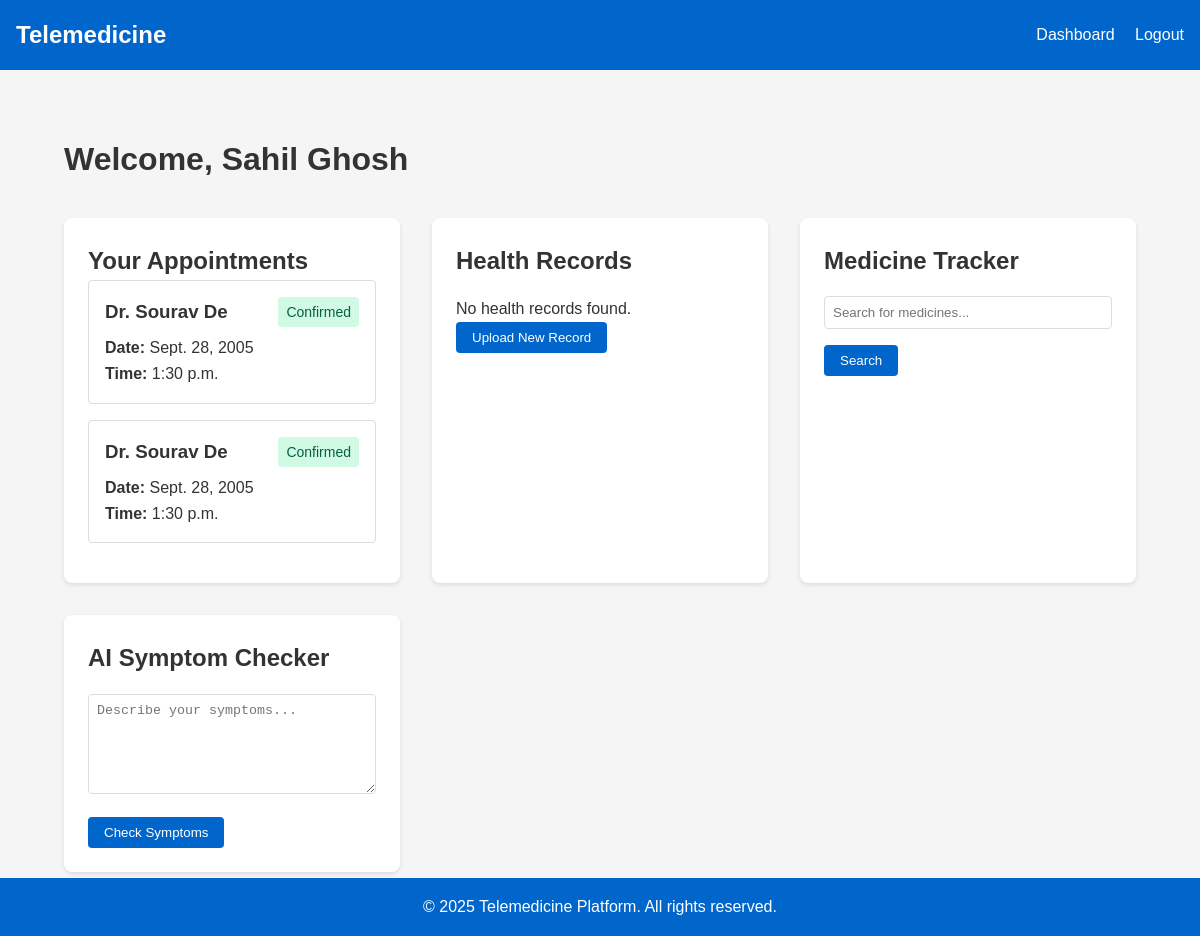
Screenshot of /patient/dashboard/ (signed in) with the database file from the repository.
### core/models.py (models this page shows)
class User(AbstractUser):
    is_doctor = models.BooleanField(default=False)
    is_patient = models.BooleanField(default=True)
    phone_number = models.CharField(max_length=15, blank=True)
    address = models.TextField(blank=True)

class Appointment(models.Model):
    STATUS_CHOICES = [
        ('pending', 'Pending'),
        ('confirmed', 'Confirmed'),
        ('cancelled', 'Cancelled'),
        ('completed', 'Completed'),
    ]
    doctor = models.ForeignKey(Doctor, on_delete=models.CASCADE)
    patient = models.ForeignKey(Patient, on_delete=models.CASCADE)
    date = models.DateField()
    time = models.TimeField()
    status = models.CharField(max_length=20, choices=STATUS_CHOICES, default='pending')
    symptoms = models.TextField(blank=True)
    diagnosis = models.TextField(blank=True)
    prescription = models.TextField(blank=True)
    meeting_link = models.URLField(blank=True)

class Doctor(models.Model):
    user = models.OneToOneField(User, on_delete=models.CASCADE)
    specialization = models.CharField(max_length=100)
    license_number = models.CharField(max_length=50, unique=True)
    experience_years = models.PositiveIntegerField(default=0)
    available_times = models.JSONField(default=dict)

### core/views.py (the view)
# urls.py: path("patient/dashboard/", views.patient_dashboard, name="patient_dashboard"),
@login_required
def patient_dashboard(request):
    if not request.user.is_patient:
        messages.error(request, 'Access denied')
        return redirect('home')
    patient = request.user.patient
    appointments = Appointment.objects.filter(patient=patient)
    context = {
        'appointments': appointments,
    }
    return render(request, 'patient_dashboard.html', context)

### core/templates/patient_dashboard.html (shortened to what this page needs)
{% extends 'base.html' %}
{% block content %}
<div class="dashboard-container">
    <h1>Welcome, {{ user.username }}</h1>
    <div class="dashboard-grid">
        <div class="dashboard-card">
            <h2>Your Appointments</h2>
            {% if appointments %}
                <div class="appointment-list">
                    {% for appointment in appointments %}
                        <div class="appointment-item">
                            <div class="appointment-header">
                                <h3>Dr. {{ appointment.doctor.user.get_full_name|default:appointment.doctor.user.username }}</h3>
                                <span class="status {{ appointment.status }}">{{ appointment.status|title }}</span>
                            </div>
                            <p><strong>Date:</strong> {{ appointment.date }}</p>
                            <p><strong>Time:</strong> {{ appointment.time }}</p>
                        </div>
                    {% endfor %}
                </div>
            {% else %}
                <p>No appointments scheduled.</p>
                <a href="{% url 'appointments' %}" class="btn">Book an Appointment</a>
            {% endif %}
        </div>
        <div class="dashboard-card">
            <h2>Health Records</h2>
            <div class="health-records">
                <div id="health-records-list">Loading...</div>
            </div>
            <button class="btn" onclick="uploadHealthRecord()">Upload New Record</button>
        </div>
        <div class="dashboard-card">
            <h2>Medicine Tracker</h2>
            <div class="medicine-search">
                <input type="text" id="medicine-search" placeholder="Search for medicines...">
                <button class="btn" onclick="searchMedicines()">Search</button>
            </div>
        </div>
        <div class="dashboard-card">
            <h2>AI Symptom Checker</h2>
            <div class="symptom-checker">
                <textarea id="symptoms" placeholder="Describe your symptoms..."></textarea>
                <button class="btn" onclick="checkSymptoms()">Check Symptoms</button>
            </div>
        </div>
    </div>
</div>
{% endblock %}

### core/static/css/style.css (style rules this page uses)
:root { --primary-color: #0066cc; --secondary-color: #004c99; --background-color: #f5f5f5; --text-color: #333333; }
* { margin: 0; padding: 0; box-sizing: border-box; }
body { font-family: Arial, sans-serif; line-height: 1.6; background-color: var(--background-color); color: var(--text-color); }
.btn { display: inline-block; padding: 0.5rem 1rem; background-color: var(--primary-color); color: white; border: none; border-radius: 4px; cursor: pointer; text-decoration: none; }

### core/templates/patient_dashboard.html (style rules this page uses)
.dashboard-container { padding: 2rem; }
.dashboard-grid { display: grid; grid-template-columns: repeat(auto-fit, minmax(300px, 1fr)); gap: 2rem; margin-top: 2rem; }
.dashboard-card { background: white; border-radius: 8px; padding: 1.5rem; box-shadow: 0 2px 4px rgba(0,0,0,0.1); }
.appointment-item { border: 1px solid #ddd; border-radius: 4px; padding: 1rem; margin-bottom: 1rem; }
.appointment-header { display: flex; justify-content: space-between; align-items: center; margin-bottom: 0.5rem; }
.status { padding: 0.25rem 0.5rem; border-radius: 4px; font-size: 0.875rem; }
.status.confirmed { background-color: #d1fae5; color: #065f46; }
.health-records, .medicine-search, .symptom-checker { margin-top: 1rem; }
textarea#symptoms { width: 100%; min-height: 100px; margin-bottom: 1rem; padding: 0.5rem; border: 1px solid #ddd; border-radius: 4px; }
#medicine-search { width: 100%; padding: 0.5rem; margin-bottom: 1rem; border: 1px solid #ddd; border-radius: 4px; }

### rows the page displays
User: username "Sahil Ghosh"
Appointment: doctor.user.get_full_name "Sourav De", status "Confirmed", date "Sept. 28, 2005", time "1:30 p.m."
Appointment: doctor.user.get_full_name "Sourav De", status "Confirmed", date "Sept. 28, 2005", time "1:30 p.m."
